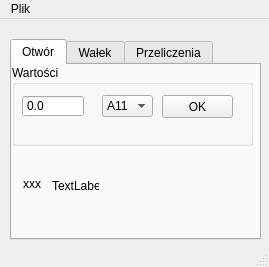
<?xml version="1.0" encoding="UTF-8"?>
<ui version="4.0">
 <class>MainWindow</class>
 <widget class="QMainWindow" name="MainWindow">
  <property name="geometry">
   <rect>
    <x>0</x>
    <y>0</y>
    <width>269</width>
    <height>267</height>
   </rect>
  </property>
  <property name="windowTitle">
   <string>Project X ver. 0.0.1</string>
  </property>
  <widget class="QWidget" name="centralWidget">
   <widget class="QTabWidget" name="tabWidget">
    <property name="geometry">
     <rect>
      <x>10</x>
      <y>20</y>
      <width>251</width>
      <height>201</height>
     </rect>
    </property>
    <property name="currentIndex">
     <number>0</number>
    </property>
    <widget class="QWidget" name="tab">
     <attribute name="title">
      <string>Otwór</string>
     </attribute>
     <widget class="QGroupBox" name="groupBox">
      <property name="geometry">
       <rect>
        <x>0</x>
        <y>0</y>
        <width>241</width>
        <height>81</height>
       </rect>
      </property>
      <property name="title">
       <string>Wartości</string>
      </property>
      <widget class="QPushButton" name="pushButton">
       <property name="geometry">
        <rect>
         <x>150</x>
         <y>30</y>
         <width>71</width>
         <height>23</height>
        </rect>
       </property>
       <property name="text">
        <string>OK</string>
       </property>
      </widget>
      <widget class="QComboBox" name="comboBox">
       <property name="geometry">
        <rect>
         <x>90</x>
         <y>30</y>
         <width>51</width>
         <height>22</height>
        </rect>
       </property>
       <item>
        <property name="text">
         <string>A11</string>
        </property>
       </item>
       <item>
        <property name="text">
         <string>B11</string>
        </property>
       </item>
       <item>
        <property name="text">
         <string>C8</string>
        </property>
       </item>
       <item>
        <property name="text">
         <string>D8</string>
        </property>
       </item>
       <item>
        <property name="text">
         <string>D9</string>
        </property>
       </item>
       <item>
        <property name="text">
         <string>D10</string>
        </property>
       </item>
       <item>
        <property name="text">
         <string>D11</string>
        </property>
       </item>
       <item>
        <property name="text">
         <string>E7</string>
        </property>
       </item>
       <item>
        <property name="text">
         <string>E8</string>
        </property>
       </item>
       <item>
        <property name="text">
         <string>F7</string>
        </property>
       </item>
       <item>
        <property name="text">
         <string>G5</string>
        </property>
       </item>
       <item>
        <property name="text">
         <string>G6</string>
        </property>
       </item>
       <item>
        <property name="text">
         <string>H5</string>
        </property>
       </item>
       <item>
        <property name="text">
         <string>H6</string>
        </property>
       </item>
       <item>
        <property name="text">
         <string>H7</string>
        </property>
       </item>
       <item>
        <property name="text">
         <string>H8</string>
        </property>
       </item>
       <item>
        <property name="text">
         <string>H9</string>
        </property>
       </item>
       <item>
        <property name="text">
         <string>H10</string>
        </property>
       </item>
       <item>
        <property name="text">
         <string>H11</string>
        </property>
       </item>
       <item>
        <property name="text">
         <string>H12</string>
        </property>
       </item>
       <item>
        <property name="text">
         <string>H13</string>
        </property>
       </item>
       <item>
        <property name="text">
         <string>H15</string>
        </property>
       </item>
       <item>
        <property name="text">
         <string>JS5</string>
        </property>
       </item>
       <item>
        <property name="text">
         <string>JS6</string>
        </property>
       </item>
       <item>
        <property name="text">
         <string>JS7</string>
        </property>
       </item>
       <item>
        <property name="text">
         <string>JS9</string>
        </property>
       </item>
       <item>
        <property name="text">
         <string>J6</string>
        </property>
       </item>
       <item>
        <property name="text">
         <string>J7</string>
        </property>
       </item>
       <item>
        <property name="text">
         <string>J8</string>
        </property>
       </item>
       <item>
        <property name="text">
         <string>K6</string>
        </property>
       </item>
       <item>
        <property name="text">
         <string>K7</string>
        </property>
       </item>
       <item>
        <property name="text">
         <string>M6</string>
        </property>
       </item>
       <item>
        <property name="text">
         <string>M7</string>
        </property>
       </item>
       <item>
        <property name="text">
         <string>N6</string>
        </property>
       </item>
       <item>
        <property name="text">
         <string>N7</string>
        </property>
       </item>
       <item>
        <property name="text">
         <string>N8</string>
        </property>
       </item>
       <item>
        <property name="text">
         <string>N9</string>
        </property>
       </item>
       <item>
        <property name="text">
         <string>P6</string>
        </property>
       </item>
       <item>
        <property name="text">
         <string>P7</string>
        </property>
       </item>
       <item>
        <property name="text">
         <string>P8</string>
        </property>
       </item>
       <item>
        <property name="text">
         <string>P9</string>
        </property>
       </item>
       <item>
        <property name="text">
         <string>R6</string>
        </property>
       </item>
      </widget>
      <widget class="QDoubleSpinBox" name="doubleSpinBox">
       <property name="geometry">
        <rect>
         <x>10</x>
         <y>30</y>
         <width>62</width>
         <height>22</height>
        </rect>
       </property>
       <property name="buttonSymbols">
        <enum>QAbstractSpinBox::NoButtons</enum>
       </property>
       <property name="decimals">
        <number>1</number>
       </property>
       <property name="maximum">
        <double>181.000000000000000</double>
       </property>
       <property name="value">
        <double>0.000000000000000</double>
       </property>
      </widget>
     </widget>
     <widget class="QLabel" name="label_2">
      <property name="geometry">
       <rect>
        <x>40</x>
        <y>100</y>
        <width>47</width>
        <height>41</height>
       </rect>
      </property>
      <property name="sizePolicy">
       <sizepolicy hsizetype="Fixed" vsizetype="Fixed">
        <horstretch>0</horstretch>
        <verstretch>0</verstretch>
       </sizepolicy>
      </property>
      <property name="lineWidth">
       <number>1</number>
      </property>
      <property name="text">
       <string>TextLabel</string>
      </property>
      <property name="textFormat">
       <enum>Qt::AutoText</enum>
      </property>
      <property name="scaledContents">
       <bool>false</bool>
      </property>
     </widget>
     <widget class="QLabel" name="label">
      <property name="geometry">
       <rect>
        <x>11</x>
        <y>111</y>
        <width>21</width>
        <height>16</height>
       </rect>
      </property>
      <property name="text">
       <string>xxx</string>
      </property>
     </widget>
    </widget>
    <widget class="QWidget" name="tab_2">
     <attribute name="title">
      <string>Wałek</string>
     </attribute>
     <widget class="QGroupBox" name="groupBox_3">
      <property name="geometry">
       <rect>
        <x>0</x>
        <y>0</y>
        <width>241</width>
        <height>81</height>
       </rect>
      </property>
      <property name="title">
       <string>Wartości</string>
      </property>
      <widget class="QPushButton" name="pushButton_4">
       <property name="geometry">
        <rect>
         <x>150</x>
         <y>30</y>
         <width>71</width>
         <height>23</height>
        </rect>
       </property>
       <property name="text">
        <string>OK</string>
       </property>
      </widget>
      <widget class="QComboBox" name="comboBox_3">
       <property name="geometry">
        <rect>
         <x>90</x>
         <y>30</y>
         <width>51</width>
         <height>22</height>
        </rect>
       </property>
       <item>
        <property name="text">
         <string>c11</string>
        </property>
       </item>
       <item>
        <property name="text">
         <string>d8</string>
        </property>
       </item>
       <item>
        <property name="text">
         <string>d9</string>
        </property>
       </item>
       <item>
        <property name="text">
         <string>d10</string>
        </property>
       </item>
       <item>
        <property name="text">
         <string>d11</string>
        </property>
       </item>
       <item>
        <property name="text">
         <string>e6</string>
        </property>
       </item>
       <item>
        <property name="text">
         <string>e7</string>
        </property>
       </item>
       <item>
        <property name="text">
         <string>e8</string>
        </property>
       </item>
       <item>
        <property name="text">
         <string>e9</string>
        </property>
       </item>
       <item>
        <property name="text">
         <string>f6</string>
        </property>
       </item>
       <item>
        <property name="text">
         <string>f7</string>
        </property>
       </item>
       <item>
        <property name="text">
         <string>f8</string>
        </property>
       </item>
       <item>
        <property name="text">
         <string>g5</string>
        </property>
       </item>
       <item>
        <property name="text">
         <string>g6</string>
        </property>
       </item>
       <item>
        <property name="text">
         <string>g7</string>
        </property>
       </item>
       <item>
        <property name="text">
         <string>h3</string>
        </property>
       </item>
       <item>
        <property name="text">
         <string>h4</string>
        </property>
       </item>
       <item>
        <property name="text">
         <string>h5</string>
        </property>
       </item>
       <item>
        <property name="text">
         <string>h6</string>
        </property>
       </item>
       <item>
        <property name="text">
         <string>h7</string>
        </property>
       </item>
       <item>
        <property name="text">
         <string>h8</string>
        </property>
       </item>
       <item>
        <property name="text">
         <string>h9</string>
        </property>
       </item>
       <item>
        <property name="text">
         <string>h10</string>
        </property>
       </item>
       <item>
        <property name="text">
         <string>h11</string>
        </property>
       </item>
       <item>
        <property name="text">
         <string>h12</string>
        </property>
       </item>
       <item>
        <property name="text">
         <string>h13</string>
        </property>
       </item>
       <item>
        <property name="text">
         <string>j6</string>
        </property>
       </item>
       <item>
        <property name="text">
         <string>js4</string>
        </property>
       </item>
       <item>
        <property name="text">
         <string>js12</string>
        </property>
       </item>
       <item>
        <property name="text">
         <string>js16</string>
        </property>
       </item>
       <item>
        <property name="text">
         <string>k5</string>
        </property>
       </item>
       <item>
        <property name="text">
         <string>k6</string>
        </property>
       </item>
       <item>
        <property name="text">
         <string>k8</string>
        </property>
       </item>
       <item>
        <property name="text">
         <string>k10</string>
        </property>
       </item>
       <item>
        <property name="text">
         <string>k11</string>
        </property>
       </item>
       <item>
        <property name="text">
         <string>m5</string>
        </property>
       </item>
       <item>
        <property name="text">
         <string>m6</string>
        </property>
       </item>
       <item>
        <property name="text">
         <string>m7</string>
        </property>
       </item>
       <item>
        <property name="text">
         <string>n5</string>
        </property>
       </item>
       <item>
        <property name="text">
         <string>n6</string>
        </property>
       </item>
       <item>
        <property name="text">
         <string>n7</string>
        </property>
       </item>
       <item>
        <property name="text">
         <string>p5</string>
        </property>
       </item>
       <item>
        <property name="text">
         <string>p6</string>
        </property>
       </item>
       <item>
        <property name="text">
         <string>p7</string>
        </property>
       </item>
       <item>
        <property name="text">
         <string>p8</string>
        </property>
       </item>
       <item>
        <property name="text">
         <string>r6</string>
        </property>
       </item>
       <item>
        <property name="text">
         <string>r7</string>
        </property>
       </item>
       <item>
        <property name="text">
         <string>s6</string>
        </property>
       </item>
       <item>
        <property name="text">
         <string>s7</string>
        </property>
       </item>
      </widget>
      <widget class="QSpinBox" name="spinBox_2">
       <property name="geometry">
        <rect>
         <x>10</x>
         <y>30</y>
         <width>71</width>
         <height>22</height>
        </rect>
       </property>
       <property name="wrapping">
        <bool>false</bool>
       </property>
       <property name="frame">
        <bool>true</bool>
       </property>
       <property name="buttonSymbols">
        <enum>QAbstractSpinBox::NoButtons</enum>
       </property>
       <property name="correctionMode">
        <enum>QAbstractSpinBox::CorrectToPreviousValue</enum>
       </property>
       <property name="keyboardTracking">
        <bool>true</bool>
       </property>
       <property name="maximum">
        <number>600</number>
       </property>
      </widget>
     </widget>
     <widget class="QLabel" name="label_3">
      <property name="geometry">
       <rect>
        <x>40</x>
        <y>100</y>
        <width>47</width>
        <height>41</height>
       </rect>
      </property>
      <property name="sizePolicy">
       <sizepolicy hsizetype="Fixed" vsizetype="Fixed">
        <horstretch>0</horstretch>
        <verstretch>0</verstretch>
       </sizepolicy>
      </property>
      <property name="lineWidth">
       <number>1</number>
      </property>
      <property name="text">
       <string>TextLabel</string>
      </property>
      <property name="textFormat">
       <enum>Qt::AutoText</enum>
      </property>
      <property name="scaledContents">
       <bool>false</bool>
      </property>
     </widget>
     <widget class="QLabel" name="label_4">
      <property name="geometry">
       <rect>
        <x>10</x>
        <y>110</y>
        <width>21</width>
        <height>16</height>
       </rect>
      </property>
      <property name="text">
       <string>xxx</string>
      </property>
     </widget>
    </widget>
    <widget class="QWidget" name="tab_3">
     <attribute name="title">
      <string>Przeliczenia</string>
     </attribute>
     <widget class="QGroupBox" name="groupBox_2">
      <property name="geometry">
       <rect>
        <x>0</x>
        <y>0</y>
        <width>241</width>
        <height>81</height>
       </rect>
      </property>
      <property name="title">
       <string>Cale&lt;-&gt;milimetry</string>
      </property>
      <widget class="QComboBox" name="comboBox_2">
       <property name="geometry">
        <rect>
         <x>70</x>
         <y>20</y>
         <width>81</width>
         <height>21</height>
        </rect>
       </property>
       <item>
        <property name="text">
         <string>Cale na mm</string>
        </property>
       </item>
       <item>
        <property name="text">
         <string>Mm na cale</string>
        </property>
       </item>
      </widget>
      <widget class="QLineEdit" name="lineEdit">
       <property name="geometry">
        <rect>
         <x>10</x>
         <y>20</y>
         <width>51</width>
         <height>20</height>
        </rect>
       </property>
      </widget>
      <widget class="QLineEdit" name="lineEdit_2">
       <property name="enabled">
        <bool>false</bool>
       </property>
       <property name="geometry">
        <rect>
         <x>160</x>
         <y>20</y>
         <width>71</width>
         <height>20</height>
        </rect>
       </property>
      </widget>
      <widget class="QPushButton" name="pushButton_2">
       <property name="geometry">
        <rect>
         <x>10</x>
         <y>50</y>
         <width>101</width>
         <height>23</height>
        </rect>
       </property>
       <property name="text">
        <string>Przelicz</string>
       </property>
      </widget>
      <widget class="QPushButton" name="pushButton_3">
       <property name="geometry">
        <rect>
         <x>130</x>
         <y>50</y>
         <width>101</width>
         <height>23</height>
        </rect>
       </property>
       <property name="text">
        <string>Wyczyść</string>
       </property>
      </widget>
     </widget>
    </widget>
   </widget>
  </widget>
  <widget class="QMenuBar" name="menuBar">
   <property name="geometry">
    <rect>
     <x>0</x>
     <y>0</y>
     <width>269</width>
     <height>21</height>
    </rect>
   </property>
   <widget class="QMenu" name="menuPlik">
    <property name="title">
     <string>Plik</string>
    </property>
    <addaction name="actionInformacje"/>
   </widget>
   <addaction name="menuPlik"/>
  </widget>
  <widget class="QStatusBar" name="statusBar"/>
  <action name="actionInformacje">
   <property name="text">
    <string>Informacje</string>
   </property>
  </action>
 </widget>
 <layoutdefault spacing="6" margin="11"/>
 <resources/>
 <connections>
  <connection>
   <sender>pushButton_3</sender>
   <signal>clicked()</signal>
   <receiver>lineEdit</receiver>
   <slot>clear()</slot>
   <hints>
    <hint type="sourcelabel">
     <x>173</x>
     <y>126</y>
    </hint>
    <hint type="destinationlabel">
     <x>72</x>
     <y>102</y>
    </hint>
   </hints>
  </connection>
  <connection>
   <sender>pushButton_3</sender>
   <signal>clicked()</signal>
   <receiver>lineEdit_2</receiver>
   <slot>clear()</slot>
   <hints>
    <hint type="sourcelabel">
     <x>204</x>
     <y>121</y>
    </hint>
    <hint type="destinationlabel">
     <x>204</x>
     <y>96</y>
    </hint>
   </hints>
  </connection>
 </connections>
</ui>
